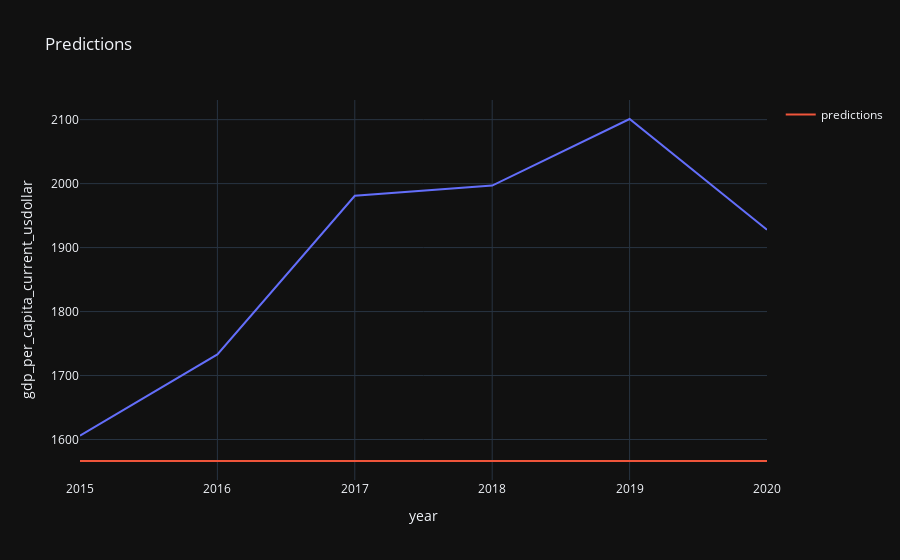

Notebook cell for this chart:
### Code cell
import xgboost 
from sklearn.metrics import mean_squared_error, mean_absolute_error

def split_and_dim_red(df: pd.DataFrame):
    df = df.copy()
    train = df[df['year'] < 2015]
    test = df[df['year'] >= 2015]
    # reduce the dimensionality of gdp growth
    x_train = train.drop(columns=['gdp_per_capita_current_usdollar'])
    y_train = train['gdp_per_capita_current_usdollar']
    x_test = test.drop(columns=['gdp_per_capita_current_usdollar'])
    y_test = test['gdp_per_capita_current_usdollar']
    return x_train, y_train, x_test, y_test

X, y, X_test, y_test = split_and_dim_red(df)

# train the model
xgb = xgboost.XGBRegressor(n_estimators=1000, early_stopping_rounds=5, learning_rate=0.01)
xgb.fit(X, y, eval_set=[(X, y), (X_test, y_test)], verbose=True)

# predict on test data
Y_pred = xgb.predict(X_test)

# plot the predictions
fig = px.line(test, x='year', y='gdp_per_capita_current_usdollar', title='Predictions')
fig.add_scatter(x=test['year'], y=Y_pred, mode='lines', name='predictions')
fig.show()

### Figure 1 — Plotly figure (JSON) as saved in the notebook; plotly's stock layout.template omitted (floating-point values rounded to 4 significant figures)
{"data": [{"hovertemplate": "year=%{x}<br>gdp_per_capita_current_usdollar=%{y}<extra></extra>", "legendgroup": "", "line": {"color": "#636efa", "dash": "solid"}, "marker": {"symbol": "circle"}, "mode": "lines", "name": "", "orientation": "v", "showlegend": false, "type": "scatter", "x": [2015, 2016, 2017, 2018, 2019, 2020], "xaxis": "x", "y": [1606, 1733, 1981, 1997, 2101, 1928], "yaxis": "y"}, {"mode": "lines", "name": "predictions", "type": "scatter", "x": [2015, 2016, 2017, 2018, 2019, 2020], "y": [1566.0, 1566.0, 1566.0, 1566.0, 1566.0, 1566.0]}], "layout": {"legend": {"tracegroupgap": 0}, "title": {"text": "Predictions"}, "xaxis": {"anchor": "y", "domain": [0, 1], "title": {"text": "year"}}, "yaxis": {"anchor": "x", "domain": [0, 1], "title": {"text": "gdp_per_capita_current_usdollar"}}}}
